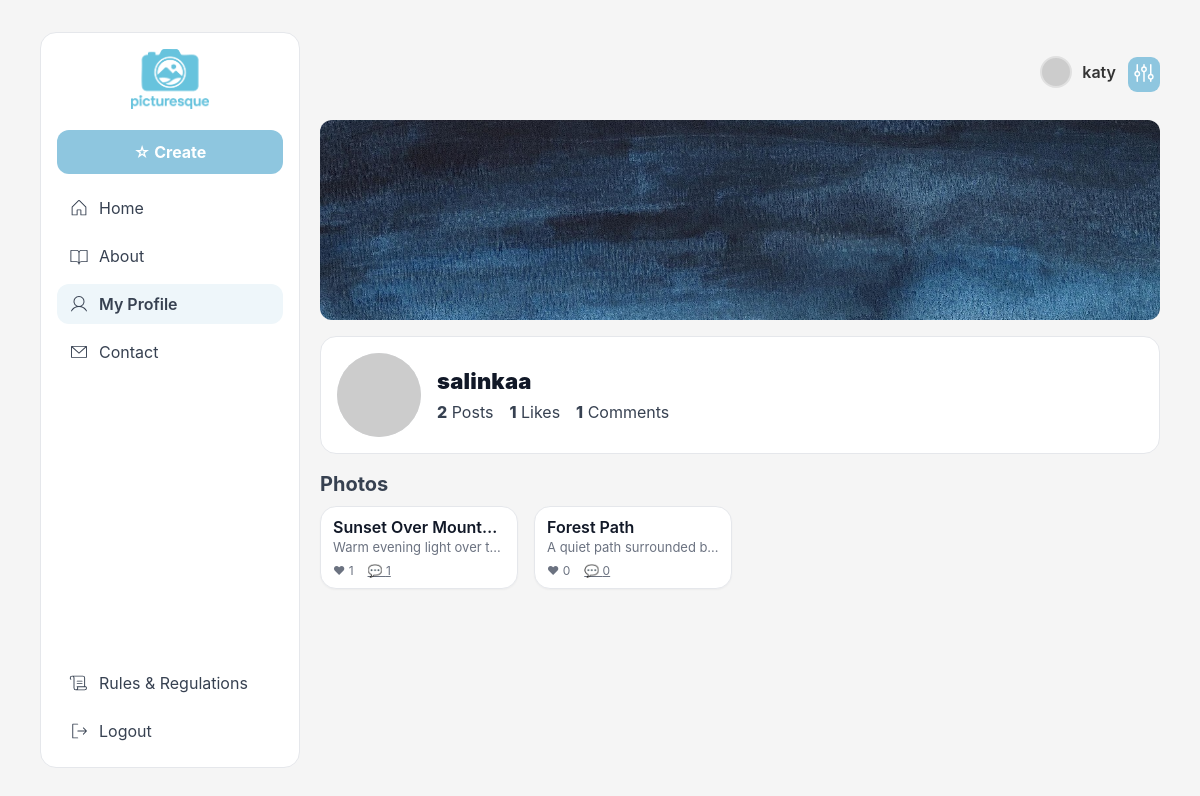
/profile.php?id=1 (signed in), run on the app's committed database.
### tables this page shows
CREATE TABLE profiles (
    profile_id          BIGINT UNSIGNED NOT NULL AUTO_INCREMENT PRIMARY KEY,
    login_email         VARCHAR(190) NOT NULL UNIQUE,
    password_hash       VARCHAR(255) NULL,
    display_name        VARCHAR(100) NOT NULL,
    username            VARCHAR(60) UNIQUE,
    profile_info        TEXT NULL,
    profile_bio         TEXT NULL,
    avatar_photo        VARCHAR(255) NULL,
    cover_photo         VARCHAR(255) NULL,
    email               VARCHAR(190) UNIQUE,
    role                ENUM('user','admin') NOT NULL DEFAULT 'user',
    status              ENUM('active','blocked','banned') NOT NULL DEFAULT 'active',
    created_at          TIMESTAMP NOT NULL DEFAULT CURRENT_TIMESTAMP,
    updated_at          TIMESTAMP NOT NULL DEFAULT CURRENT_TIMESTAMP ON UPDATE CURRENT_TIMESTAMP
);

CREATE TABLE pictures (
    picture_id          BIGINT UNSIGNED NOT NULL AUTO_INCREMENT PRIMARY KEY,
    profile_id          BIGINT UNSIGNED NOT NULL, 
    picture_title       VARCHAR(150) NOT NULL,
    picture_description TEXT NULL,
    picture_url         VARCHAR(255) NOT NULL,
    category_id         INT UNSIGNED NULL, 
    likes_count         INT UNSIGNED NOT NULL DEFAULT '0',
    visibility          ENUM('public','hidden') NOT NULL DEFAULT 'public',
    created_at          TIMESTAMP NOT NULL DEFAULT CURRENT_TIMESTAMP,
    updated_at          TIMESTAMP NOT NULL DEFAULT CURRENT_TIMESTAMP ON UPDATE CURRENT_TIMESTAMP,

    FOREIGN KEY (profile_id) REFERENCES profiles (profile_id),
    FOREIGN KEY (category_id) REFERENCES categories (category_id)
);

### includes/repositories/base_repository.php (called while the page is built, shortened)
<?php
require_once __DIR__ . '/../core/db_class.php';
abstract class BaseRepository
{
    public function __construct()
    {
        $this->db = DB::get();
    }
}

### includes/core/db_class.php (called while the page is built, shortened)
<?php
class DB {
    private static ?mysqli $db = null;
    public static function get(): mysqli {
        if (!self::$db) {
            $cfgFile = __DIR__ . '/env.php';
            if (!file_exists($cfgFile)) {
                $cfgFile = __DIR__ . '/env_sample.php';
            }
            $cfg = require $cfgFile;
            self::$db = new mysqli(
                $cfg['host'] ?? 'localhost',
                $cfg['user'] ?? '',
                $cfg['pass'] ?? '',
                $cfg['name'] ?? '',
                $cfg['port'] ?? 3306
            );
            self::$db->set_charset('utf8mb4');
        }
        return self::$db;
    }
}

### includes/core/env_sample.php (called while the page is built)
<?php
return [
  'host' => 'mysql14.unoeuro.com',
  'user' => 'picturesque_dk',
  'pass' => 'hey',
  'name' => 'picturesque_dk_db_picturesque_new',
  'port' => 3306,
];

### includes/repositories/profile_repository.php (called while the page is built, shortened)
<?php
require_once __DIR__ . '/../core/db_class.php';
require_once __DIR__ . '/base_repository.php';
class ProfileRepository extends BaseRepository
{
    public function getHeader(int $id): array
    {
        $sql = '
            SELECT display_name, avatar_photo, role
            FROM profiles
            WHERE profile_id = ?
        ';
        $stmt = $this->db->prepare($sql);
        $stmt->bind_param('i', $id);
        $stmt->execute();
        $row = $stmt->get_result()->fetch_assoc() ?: [];
        return $row;
    }
    public function getById(int $id): array
    {
        $sql = '
            SELECT profile_id, display_name, email, avatar_photo, cover_photo, role, created_at
            FROM profiles
            WHERE profile_id = ?
        ';
        $stmt = $this->db->prepare($sql);
        $stmt->bind_param('i', $id);
        $stmt->execute();
        $row = $stmt->get_result()->fetch_assoc() ?: [];
        return $row;
    }
}

### includes/core/auth_class.php (called while the page is built, shortened)
<?php
require_once __DIR__ . '/db_class.php';
class Auth {
    public static function requireUserOrRedirect(string $redirect): int {
        return (int)$_SESSION['profile_id'];
    }
}

### includes/init.php (called while the page is built, shortened)
<?php
function url(string $path = ''): string {
    return './' . ltrim($path, '/');
}
function asset(string $path): string {
    return url($path);
}
require_once __DIR__ . '/core/db_class.php';
require_once __DIR__ . '/core/auth_class.php';
require_once __DIR__ . '/repositories/base_repository.php';
require_once __DIR__ . '/repositories/profile_repository.php';
require_once __DIR__ . '/repositories/picture_repository.php';

### includes/repositories/picture_repository.php (called while the page is built, shortened)
<?php
require_once __DIR__ . '/../core/db_class.php';
require_once __DIR__ . '/base_repository.php';
class PictureRepository extends BaseRepository
{
    public function countByProfile(int $profileId): int
    {
        $stmt = DB::get()->prepare("SELECT COUNT(*) AS cnt FROM pictures WHERE profile_id = ?");
        $stmt->bind_param('i', $profileId);
        $stmt->execute();
        $cnt = (int)($stmt->get_result()->fetch_assoc()['cnt'] ?? 0);
        return $cnt;
    }
    public function likesCountForProfilePictures(int $profileId): int
    {
        $sql = "SELECT COUNT(*) AS cnt FROM likes l JOIN pictures p ON p.picture_id = l.picture_id WHERE p.profile_id = ?";
        $stmt = DB::get()->prepare($sql);
        $stmt->bind_param('i', $profileId);
        $stmt->execute();
        $cnt = (int)($stmt->get_result()->fetch_assoc()['cnt'] ?? 0);
        return $cnt;
    }
    public function commentsCountForProfilePictures(int $profileId): int
    {
        $sql = "SELECT COUNT(*) AS cnt FROM comments c JOIN pictures p ON p.picture_id = c.picture_id WHERE p.profile_id = ?";
        $stmt = DB::get()->prepare($sql);
        $stmt->bind_param('i', $profileId);
        $stmt->execute();
        $cnt = (int)($stmt->get_result()->fetch_assoc()['cnt'] ?? 0);
        return $cnt;
    }
    public function listByProfile(int $profileId): array
    {
        $sql = "
      SELECT
        p.picture_id, p.picture_title, p.picture_description, p.picture_url, p.created_at,
        cg.category_name AS category_name, cg.slug AS category_slug,
        COALESCE(l.cnt,0) AS like_count,
        COALESCE(c.cnt,0) AS comment_count
      FROM pictures p
      LEFT JOIN categories cg ON cg.category_id = p.category_id
      LEFT JOIN (SELECT picture_id, COUNT(*) cnt FROM likes GROUP BY picture_id) l ON l.picture_id = p.picture_id
      LEFT JOIN (SELECT picture_id, COUNT(*) cnt FROM comments GROUP BY picture_id) c ON c.picture_id = p.picture_id
      WHERE p.profile_id = ?
      ORDER BY p.created_at DESC
    ";
        $stmt = DB::get()->prepare($sql);
        $stmt->bind_param('i', $profileId);
        $stmt->execute();
        $rows = $stmt->get_result()->fetch_all(MYSQLI_ASSOC);
        return $rows;
    }
}

### profile.php (the view, shortened to what this page needs)
<?php
require_once __DIR__ . '/includes/init.php';
require_once __DIR__ . '/includes/views/topbar.php';
require_once __DIR__ . '/includes/views/sidebar.php';
$me = Auth::requireUserOrRedirect('./auth/login.php');
$profileId = isset($_GET['id']) ? (int)$_GET['id'] : $me;
$profiles = new ProfileRepository();
$meRow     = $profiles->getHeader($me);
$viewRow = $profiles->getById($profileId);
$picturesRepo  = new PictureRepository();
$picturesCount = $picturesRepo->countByProfile($profileId);
$likesCount    = $picturesRepo->likesCountForProfilePictures($profileId);
$commentsCount = $picturesRepo->commentsCountForProfilePictures($profileId);
$myPics        = $picturesRepo->listByProfile($profileId);
$avatarSrc = !empty($viewRow['avatar_photo'])
  ? img_from_db($viewRow['avatar_photo'])
  : 'https://placehold.co/96x96?text=%20';
$coverSrc = !empty($viewRow['cover_photo'])
  ? img_from_db($viewRow['cover_photo'])
  : asset('images/default-cover.jpg');
$cssPath = __DIR__ . '/public/css/main.css';
$cssVer  = file_exists($cssPath) ? filemtime($cssPath) : time();
?>
<!doctype html>
<html lang="en">
<head>
  <link rel="stylesheet" href="./public/css/main.css?v=<?= $cssVer ?>">
</head>
<body>
  <div class="layout">
    <main class="content">
      <div class="content-top">
        <div class="top-actions">
          <div class="user-settings">
            <?php render_topbar_userbox($meRow); ?>
            <button class="user-menu-toggle" id="userMenuToggle" aria-label="Display settings" aria-expanded="false">
            </button>
          </div>
        </div>
      </div>
      <div class="profile-cover">
        <img src="<?= $coverSrc ?>" alt="Cover Photo" class="cover-image">
      </div>
      <section class="profile-hero">
        <img class="profile-avatar" src="<?= $avatarSrc ?>" alt="">
        <div class="profile-info">
          <div class="profile-name"><?= htmlspecialchars($viewRow['display_name']) ?></div>
          <div class="profile-stats">
            <span><b><?= (int)$picturesCount ?></b> Posts</span>
            <span><b><?= (int)$likesCount ?></b> Likes</span>
            <span><b><?= (int)$commentsCount ?></b> Comments</span>
          </div>
        </div>
      </section>
      <h2 class="section-title"><?= ($me === $profileId ? 'My Photos' : 'Photos') ?></h2>
      <section class="feed">
        <?php foreach ($myPics as $p): ?>
          <article class="card">
            <div class="card-body">
              <div class="card-title"><?= htmlspecialchars($p['picture_title']) ?></div>
              <?php if (!empty($p['picture_description'])): ?>
                <div class="card-desc"><?= htmlspecialchars($p['picture_description']) ?></div>
              <?php endif; ?>
              <div class="meta">
                <span class="counts">
                  <span class="muted">❤ <?= (int)$p['like_count'] ?></span>
                  <a class="muted" href="picture.php?id=<?= (int)$p['picture_id'] ?>">💬 <?= (int)$p['comment_count'] ?></a>
                </span>
              </div>
            </div>
          </article>
        <?php endforeach; ?>
      </section>
    </main>
  </div>
</body>
</html>

### includes/views/topbar.php
<?php
function render_topbar_userbox(array $meRow): void {
  $name = htmlspecialchars($meRow['display_name'] ?? 'You');
  $avatar = !empty($meRow['avatar_photo'])
    ? img_from_db($meRow['avatar_photo'])
    : 'https://placehold.co/28x28?text=%20';
  echo '
  <div class="topbar-userbox">
    <a href="./profile.php" class="userbox" title="Go to my profile">
      <span class="avatar" style="background-image:url(\'' . $avatar . '\');"></span>
      <span class="userbox-name">' . $name . '</span>
    </a>
  </div>';
}

### public/css/main.css (style rules this page uses)
:root { --bg: #f3f4f6; --card: #fff; --line: #e5e7eb; --muted: #6b7280; --text: #111827; --brand: #0f172a; --primary: #8ec6df; --primary-hover: #7dbad6; --contact-top-offset: 120px; }
* { box-sizing: border-box; }
html, body { min-height: 100%; height: auto; }
body { margin: 0; font-family: Inter, system-ui, -apple-system, Segoe UI, Roboto, Arial, sans-serif; background: var(--bg); color: var(--text); }
.muted { color: var(--muted); }
.avatar, .mini-avatar, .ai-avatar, .c-avatar { display: inline-block; border-radius: 999px; object-fit: cover; background: #e5e7eb; }
.avatar { width: 28px; height: 28px; background-size: cover; background-position: center; }
.card { background:#fff; border:1px solid transparent; border-radius:14px; overflow:hidden; transition: box-shadow .18s ease, transform .18s ease, background-color .18s ease; will-change: transform; contain: paint; }
.card-desc { margin-top: 4px; font-size: 0.9rem; color: var(--muted, #555); display: -webkit-box; -webkit-line-clamp: 1; line-clamp: 1; -webkit-box-orient: vertical; overflow: hidden; }
.card-body, .pad { padding: 10px 12px; }
.layout { display: grid; grid-template-columns: 260px minmax(0, 1fr); gap: 20px; margin: 32px 30px 32px 30px; padding: 0 10px; max-width: none; min-height: 100vh; }
.content { min-width: 0; }
.content-top { display:flex; align-items:center; justify-content:space-between; gap:12px; margin-bottom:12px; }
.userbox { display: inline-flex; align-items: center; gap: 10px; text-decoration: none; color: inherit; font-weight: 600; cursor: pointer; }
.userbox .avatar { width: 32px; height: 32px; border-radius: 50%; background-size: cover; background-position: center; border: 2px solid #e0e0e0; transition: box-shadow 0.2s ease, transform 0.2s ease; }
.feed { column-width: 320px; column-gap: 16px; }
.feed .card { margin: 0 0 16px; break-inside: avoid; }
@media (min-width: 1001px) { .feed { column-count: 4; column-gap: 16px; column-width: auto; } }
.card-title { font-weight: 600; line-height: 1.25; overflow: hidden; white-space: nowrap; text-overflow: ellipsis; }
.card-desc { color: var(--muted); font-size: 13px; margin-top: 2px; }
.meta { display: flex; align-items: center; gap: 8px; color: var(--muted); font-size: 12px; margin-top: 8px; }
.counts { display: flex; gap: 14px; align-items: center; }
.profile-hero { display: flex; gap: 16px; align-items: center; background: #fff; border: 1px solid var(--line); border-radius: 16px; padding: 16px; margin-bottom: 18px; }
.profile-avatar { width: 84px; height: 84px; border-radius: 999px; object-fit: cover; background: #e5e7eb; }
.profile-info { min-width: 0; }
.profile-name { font-size: 22px; font-weight: 900; letter-spacing: .2px; }
.profile-stats { display: flex; gap: 16px; color: #374151; margin-top: 8px; }
.profile-stats b { font-weight: 800; }
.section-title { font-size: 16px; color: #374151; margin: 8px 0 10px; }
.profile-cover { position: relative; height: 200px; border-radius: 12px; overflow: hidden; margin-bottom: 16px; background: #f2f3f5; }
.profile-cover .cover-image { width: 100%; height: 100%; object-fit: cover; display: block; }
.card { background: #fff; border: 1px solid #e5e7eb; border-radius: 16px; box-shadow: 0 1px 2px rgba(0, 0, 0, .04); }
.section-title { font-size: 1.25rem; font-weight: 700; margin: 0; }
.section-title { display: flex; align-items: center; justify-content: space-between; margin: 18px 0 10px; }
.top-actions { display:flex; align-items:center; gap:8px; }
.user-settings { position: relative; display: flex; align-items: center; gap: 8px; }
.user-menu-toggle { border: none; background:#8ec6df ; cursor: pointer; padding: 4px; border-radius: 9px; color: #fff; }
body.font-medium { font-size: 16px; }
.topbar-userbox { display: flex; align-items: center; justify-content: flex-end; margin: 8px 0 12px; margin-left: auto; }
.userbox { display: inline-flex; align-items: center; gap: 10px; text-decoration: none; color: #333; }
.userbox-name { font-weight: 600; color: #333; }
.avatar { width: 32px; height: 32px; border-radius: 50%; background-size: cover; background-position: center; border: 2px solid #e0e0e0; flex-shrink: 0; }
body.theme-light { background: #f5f5f5; color: #111827; }
.content-top { padding: 16px 0 8px; }
.user-settings { position: relative; display: flex; align-items: center; gap: 12px; }

### data on the page
profiles: display_name "katy"
profiles: display_name "salinkaa"
pictures: picture_title "Sunset Over Mount…", picture_description "Warm evening light over…", like_count "1", comment_count "1"
pictures: picture_title "Forest Path", picture_description "A quiet path surrounded…", like_count "0", comment_count "0"

### other printed values
$label "Home About My Profile Contact Rules & Regulations Logout"
$picturesCount "2"
$likesCount "1"
$commentsCount "1"
